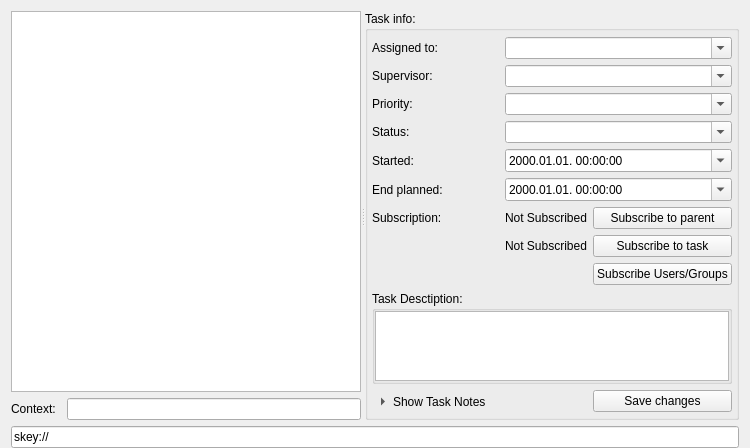
<?xml version="1.0" encoding="UTF-8"?>
<ui version="4.0">
 <class>tasks</class>
 <widget class="QWidget" name="tasks">
  <property name="geometry">
   <rect>
    <x>0</x>
    <y>0</y>
    <width>705</width>
    <height>420</height>
   </rect>
  </property>
  <property name="windowTitle">
   <string>Tasks for exam/props Mushroom</string>
  </property>
  <layout class="QVBoxLayout" name="verticalLayout">
   <property name="bottomMargin">
    <number>0</number>
   </property>
   <item>
    <widget class="QSplitter" name="splitter">
     <property name="orientation">
      <enum>Qt::Horizontal</enum>
     </property>
     <widget class="QWidget" name="gridLayoutWidget">
      <layout class="QGridLayout" name="gridLayout_2">
       <item row="2" column="0">
        <widget class="QLabel" name="contextLabel">
         <property name="minimumSize">
          <size>
           <width>50</width>
           <height>0</height>
          </size>
         </property>
         <property name="text">
          <string>Context:</string>
         </property>
        </widget>
       </item>
       <item row="2" column="1">
        <widget class="QLineEdit" name="contextLineEdit">
         <property name="sizePolicy">
          <sizepolicy hsizetype="Expanding" vsizetype="Fixed">
           <horstretch>0</horstretch>
           <verstretch>0</verstretch>
          </sizepolicy>
         </property>
        </widget>
       </item>
       <item row="1" column="0" colspan="2">
        <widget class="QTreeWidget" name="processTreeWidget">
         <property name="sizePolicy">
          <sizepolicy hsizetype="Preferred" vsizetype="Preferred">
           <horstretch>0</horstretch>
           <verstretch>0</verstretch>
          </sizepolicy>
         </property>
         <property name="minimumSize">
          <size>
           <width>350</width>
           <height>0</height>
          </size>
         </property>
         <property name="editTriggers">
          <set>QAbstractItemView::AllEditTriggers</set>
         </property>
         <property name="verticalScrollMode">
          <enum>QAbstractItemView::ScrollPerPixel</enum>
         </property>
         <property name="allColumnsShowFocus">
          <bool>true</bool>
         </property>
         <property name="columnCount">
          <number>1</number>
         </property>
         <attribute name="headerVisible">
          <bool>false</bool>
         </attribute>
         <column>
          <property name="text">
           <string notr="true">Process:</string>
          </property>
         </column>
        </widget>
       </item>
      </layout>
     </widget>
     <widget class="QGroupBox" name="groupBox_2">
      <property name="baseSize">
       <size>
        <width>500</width>
        <height>0</height>
       </size>
      </property>
      <property name="title">
       <string>Task info:</string>
      </property>
      <property name="flat">
       <bool>true</bool>
      </property>
      <layout class="QGridLayout" name="gridLayout">
       <property name="leftMargin">
        <number>4</number>
       </property>
       <property name="topMargin">
        <number>6</number>
       </property>
       <property name="rightMargin">
        <number>4</number>
       </property>
       <property name="bottomMargin">
        <number>4</number>
       </property>
       <item row="9" column="0" colspan="3">
        <widget class="QGroupBox" name="groupBox">
         <property name="title">
          <string>Task Desctiption:</string>
         </property>
         <property name="flat">
          <bool>true</bool>
         </property>
         <layout class="QVBoxLayout" name="verticalLayout_2">
          <property name="spacing">
           <number>0</number>
          </property>
          <property name="margin">
           <number>0</number>
          </property>
          <item>
           <layout class="QHBoxLayout" name="editorLayout">
            <property name="spacing">
             <number>0</number>
            </property>
            <property name="topMargin">
             <number>0</number>
            </property>
           </layout>
          </item>
          <item>
           <widget class="QTextEdit" name="descriptionTextEdit"/>
          </item>
         </layout>
        </widget>
       </item>
       <item row="2" column="0">
        <widget class="QLabel" name="label_3">
         <property name="text">
          <string>Priority:</string>
         </property>
        </widget>
       </item>
       <item row="0" column="0">
        <widget class="QLabel" name="label">
         <property name="maximumSize">
          <size>
           <width>100</width>
           <height>16777215</height>
          </size>
         </property>
         <property name="text">
          <string>Assigned to:</string>
         </property>
        </widget>
       </item>
       <item row="0" column="1" colspan="2">
        <widget class="QComboBox" name="assignedToComboBox">
         <property name="editable">
          <bool>true</bool>
         </property>
         <property name="insertPolicy">
          <enum>QComboBox::NoInsert</enum>
         </property>
        </widget>
       </item>
       <item row="4" column="0">
        <widget class="QLabel" name="label_5">
         <property name="text">
          <string>Started:</string>
         </property>
        </widget>
       </item>
       <item row="2" column="1" colspan="2">
        <widget class="QComboBox" name="priorityComboBox">
         <property name="editable">
          <bool>true</bool>
         </property>
         <property name="insertPolicy">
          <enum>QComboBox::NoInsert</enum>
         </property>
        </widget>
       </item>
       <item row="1" column="0">
        <widget class="QLabel" name="label_2">
         <property name="text">
          <string>Supervisor:</string>
         </property>
        </widget>
       </item>
       <item row="3" column="1" colspan="2">
        <widget class="QComboBox" name="statusComboBox">
         <property name="editable">
          <bool>true</bool>
         </property>
         <property name="insertPolicy">
          <enum>QComboBox::NoInsert</enum>
         </property>
        </widget>
       </item>
       <item row="4" column="1" colspan="2">
        <widget class="QDateTimeEdit" name="startedDateTimeEdit">
         <property name="displayFormat">
          <string>yyyy.MM.dd. HH:mm:ss</string>
         </property>
         <property name="calendarPopup">
          <bool>true</bool>
         </property>
        </widget>
       </item>
       <item row="1" column="1" colspan="2">
        <widget class="QComboBox" name="superviserComboBox">
         <property name="editable">
          <bool>true</bool>
         </property>
         <property name="insertPolicy">
          <enum>QComboBox::NoInsert</enum>
         </property>
        </widget>
       </item>
       <item row="5" column="1" colspan="2">
        <widget class="QDateTimeEdit" name="endDateTimeEdit">
         <property name="displayFormat">
          <string>yyyy.MM.dd. HH:mm:ss</string>
         </property>
         <property name="calendarPopup">
          <bool>true</bool>
         </property>
        </widget>
       </item>
       <item row="5" column="0">
        <widget class="QLabel" name="label_6">
         <property name="text">
          <string>End planned:</string>
         </property>
        </widget>
       </item>
       <item row="3" column="0">
        <widget class="QLabel" name="label_4">
         <property name="text">
          <string>Status:</string>
         </property>
        </widget>
       </item>
       <item row="10" column="2">
        <widget class="QPushButton" name="saveChangesButton">
         <property name="maximumSize">
          <size>
           <width>200</width>
           <height>16777215</height>
          </size>
         </property>
         <property name="text">
          <string>Save changes</string>
         </property>
        </widget>
       </item>
       <item row="6" column="0">
        <widget class="QLabel" name="label_7">
         <property name="text">
          <string>Subscription:</string>
         </property>
        </widget>
       </item>
       <item row="10" column="0">
        <widget class="QToolButton" name="showNotesButton">
         <property name="text">
          <string>Show Task Notes</string>
         </property>
         <property name="toolButtonStyle">
          <enum>Qt::ToolButtonTextBesideIcon</enum>
         </property>
         <property name="autoRaise">
          <bool>true</bool>
         </property>
         <property name="arrowType">
          <enum>Qt::RightArrow</enum>
         </property>
        </widget>
       </item>
       <item row="6" column="1">
        <widget class="QLabel" name="subsParentStatusLabel">
         <property name="text">
          <string>Not Subscribed</string>
         </property>
        </widget>
       </item>
       <item row="6" column="2">
        <widget class="QPushButton" name="subsParentPushButton">
         <property name="text">
          <string>Subscribe to parent</string>
         </property>
        </widget>
       </item>
       <item row="7" column="2">
        <widget class="QPushButton" name="subsTaskPushButton">
         <property name="text">
          <string>Subscribe to task</string>
         </property>
        </widget>
       </item>
       <item row="7" column="1">
        <widget class="QLabel" name="subsTaskStatusLabel">
         <property name="text">
          <string>Not Subscribed</string>
         </property>
        </widget>
       </item>
       <item row="8" column="2">
        <widget class="QPushButton" name="subsUsersPushButton">
         <property name="text">
          <string>Subscribe Users/Groups</string>
         </property>
        </widget>
       </item>
      </layout>
     </widget>
    </widget>
   </item>
   <item>
    <widget class="QLineEdit" name="skeyLineEdit">
     <property name="text">
      <string>skey://</string>
     </property>
    </widget>
   </item>
  </layout>
 </widget>
 <tabstops>
  <tabstop>assignedToComboBox</tabstop>
  <tabstop>superviserComboBox</tabstop>
  <tabstop>priorityComboBox</tabstop>
  <tabstop>statusComboBox</tabstop>
  <tabstop>startedDateTimeEdit</tabstop>
  <tabstop>endDateTimeEdit</tabstop>
  <tabstop>descriptionTextEdit</tabstop>
  <tabstop>saveChangesButton</tabstop>
  <tabstop>subsParentPushButton</tabstop>
  <tabstop>showNotesButton</tabstop>
  <tabstop>skeyLineEdit</tabstop>
 </tabstops>
 <resources/>
 <connections/>
</ui>
